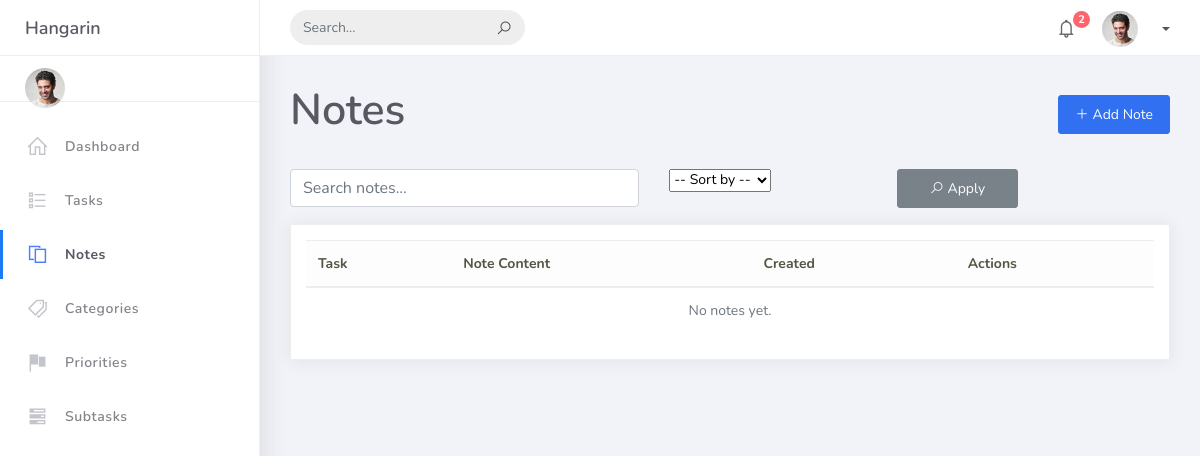
Before: /tasks/notes/ with the older database file.
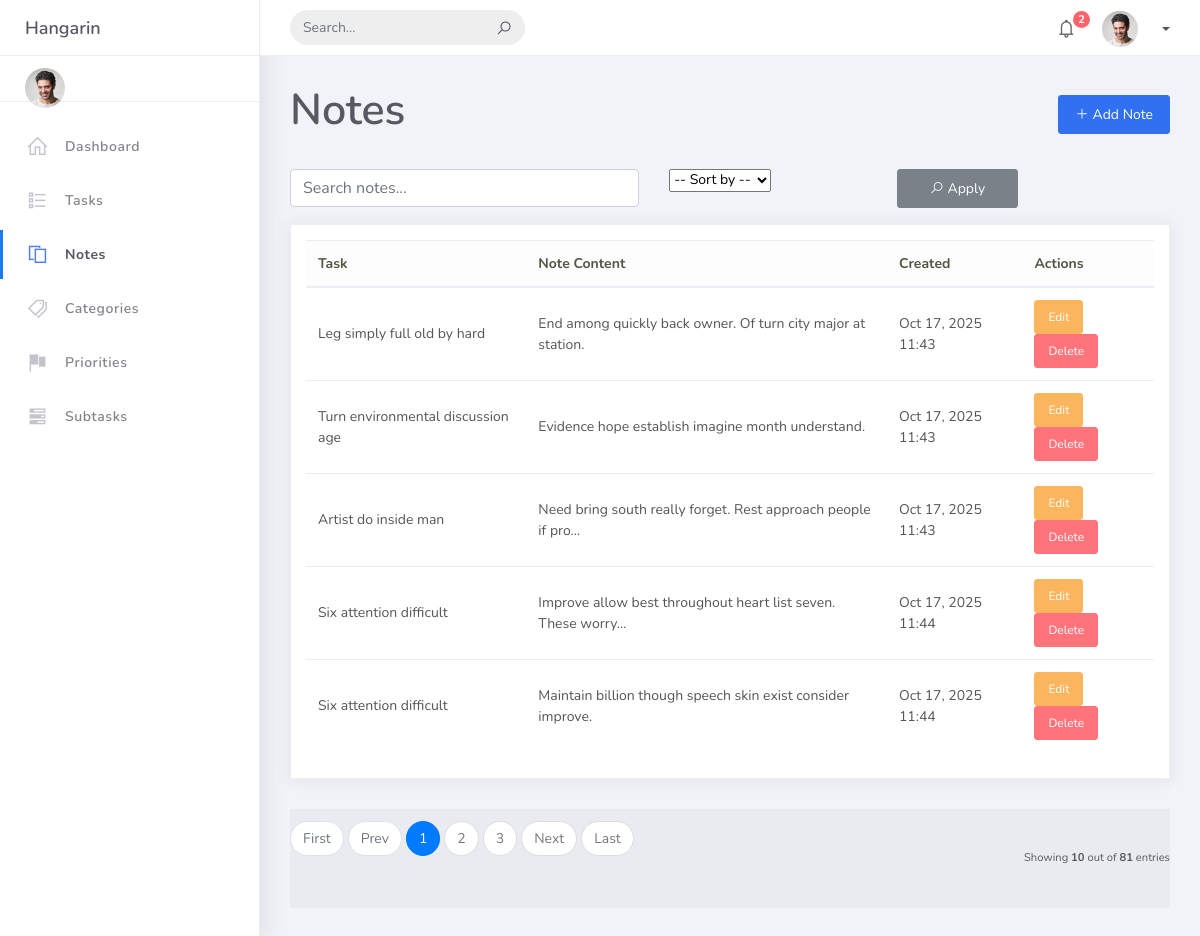
After: the same page with the newer database file.
### tasks/models.py (models this page shows, shortened)
class BaseModel(models.Model):
    created_at = models.DateTimeField(default=timezone.now)
    updated_at = models.DateTimeField(auto_now=True)
    class Meta:
        abstract = True

class Note(BaseModel):
    task = models.ForeignKey(
        Task, related_name="notes", on_delete=models.CASCADE)
    content = models.TextField(null=True, blank=True, default='')       # Nullable with default to avoid issues

class Task(BaseModel):
    title = models.CharField(max_length=200)
    description = models.TextField(null=True, blank=True, default='')   # Made nullable and default empty string
    status = models.CharField(
        max_length=50, choices=STATUS_CHOICES, default="Pending")
    deadline = models.DateTimeField(default=timezone.now)
    priority = models.ForeignKey(
        Priority, on_delete=models.CASCADE, null=True, blank=True)
    category = models.ForeignKey(
        Category, on_delete=models.CASCADE, null=True, blank=True)       # Keep nullable if existing nulls

### tasks/views.py (the view)
# urls.py: path('notes/', views.NoteListView.as_view(), name='note-list'),
class NoteListView(SidebarContextMixin, ListView):
    model = Note
    context_object_name = "notes"
    template_name = "note_list.html"
    paginate_by = 10
    def get_queryset(self):
        queryset = Note.objects.all()
        q = self.request.GET.get("q")
        sort = self.request.GET.get("sort")
        if q:
            queryset = queryset.filter(
                Q(title__icontains=q) | Q(content__icontains=q))
        if sort == "title_asc":
            queryset = queryset.order_by("title")
        elif sort == "title_desc":
            queryset = queryset.order_by("-title")
        elif sort == "created_asc":
            queryset = queryset.order_by("created_at")
        elif sort == "created_desc":
            queryset = queryset.order_by("-created_at")
        return queryset

### tasks/views.py (called while the page is built)
    def get_context_data(self, **kwargs):
        context = super().get_context_data(**kwargs)
        context["categories"] = Category.objects.all()
        context["priorities"] = Priority.objects.all()
        context["tasks"] = Task.objects.all()[:5]
        context["notes"] = Note.objects.all()[:5]
        context["subtasks"] = SubTask.objects.all()[:5]
        return context

### templates/note_list.html (shortened to what this page needs)
{% extends 'base.html' %}
{% block content %}
<div class="d-flex justify-content-between align-items-center mb-4">
    <h2 class="fw-bold">Notes</h2>
    <a href="{% url 'note-add' %}" class="btn btn-primary"><i class="la la-plus"></i> Add Note</a>
</div>
<form method="get" class="row g-2 mb-3">
    <div class="col-md-5">
        <input type="text" name="q" value="{{ request.GET.q }}" class="form-control" placeholder="Search notes...">
    </div>
    <div class="col-md-3">
        <select name="sort" class="form-select">
            <option value="">-- Sort by --</option>
        </select>
    </div>
    <div class="col-md-2">
        <button type="submit" class="btn btn-secondary w-100"><i class="la la-search"></i> Apply</button>
    </div>
</form>
<div class="card">
    <div class="card-body table-responsive">
        <table class="table table-hover align-middle">
            <thead class="table-light">
                <tr>
                    <th>Task</th>
                    <th>Note Content</th>
                    <th>Created</th>
                    <th>Actions</th>
                </tr>
            </thead>
            <tbody>
                {% for note in notes %}
                <tr>
                    <td>{{ note.task.title }}</td>
                    <td>{{ note.content|truncatechars:60 }}</td>
                    <td>{{ note.created_at|date:"M d, Y H:i" }}</td>
                    <td>
                        <a href="{% url 'note-update' note.pk %}" class="btn btn-sm btn-warning">Edit</a>
                        <a href="{% url 'note-delete' note.pk %}" class="btn btn-sm btn-danger">Delete</a>
                    </td>
                </tr>
                {% empty %}
                <tr>
                    <td colspan="4" class="text-center text-muted">No notes yet.</td>
                </tr>
                {% endfor %}
            </tbody>
        </table>
    </div>
</div>
{% include "includes/pagination.html" %}
{% endblock %}

Changed rows visible on the page:
added Note: task "Leg simply full old by hard", content "End among quickly back owner. Of turn city major at station.", created_at "Oct 17, 2025 11:43"
added Note: task "Turn environmental discussion age", content "Evidence hope establish imagine month understand.", created_at "Oct 17, 2025 11:43"
added Note: task "Artist do inside man", content "Need bring south really forget. Rest approach people if pro…", created_at "Oct 17, 2025 11:43"
added Note: task "Six attention difficult", content "Improve allow best throughout heart list seven. These worry…", created_at "Oct 17, 2025 11:44"
added Note: task "Six attention difficult", content "Maintain billion though speech skin exist consider improve.", created_at "Oct 17, 2025 11:44"
Other visible differences:
{{ object_list.count }}: (not shown) → "10"
{{ paginator.count }}: (not shown) → "81"
text no longer shown: "No notes yet."
text now shown: "First Prev Next Last Showing out of entries"
new list line: "1"
new list line: "2"
new list line: "3"
